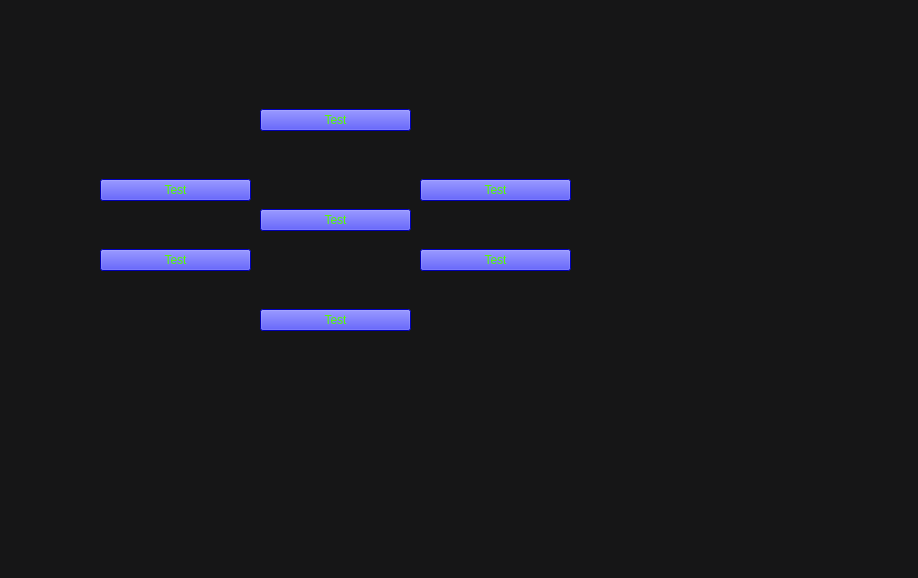
<?xml version="1.0" encoding="UTF-8"?>
<ui version="4.0">
 <class>MainWindow</class>
 <widget class="QMainWindow" name="MainWindow">
  <property name="geometry">
   <rect>
    <x>0</x>
    <y>0</y>
    <width>918</width>
    <height>578</height>
   </rect>
  </property>
  <property name="windowTitle">
   <string>LazyBoard</string>
  </property>
  <property name="autoFillBackground">
   <bool>false</bool>
  </property>
  <property name="styleSheet">
   <string notr="true">background-color: rgb(22, 22, 23)</string>
  </property>
  <widget class="QWidget" name="centralwidget">
   <widget class="QWidget" name="verticalLayoutWidget_2">
    <property name="geometry">
     <rect>
      <x>420</x>
      <y>160</y>
      <width>151</width>
      <height>61</height>
     </rect>
    </property>
    <layout class="QVBoxLayout" name="verticalLayout_2">
     <item>
      <widget class="QPushButton" name="PushButton_2">
       <property name="autoFillBackground">
        <bool>false</bool>
       </property>
       <property name="styleSheet">
        <string notr="true">color: rgb(85, 255, 0); background-color: blue;</string>
       </property>
       <property name="text">
        <string>Test</string>
       </property>
       <property name="autoDefault">
        <bool>true</bool>
       </property>
       <property name="default">
        <bool>false</bool>
       </property>
       <property name="flat">
        <bool>false</bool>
       </property>
      </widget>
     </item>
    </layout>
   </widget>
   <widget class="QWidget" name="verticalLayoutWidget_3">
    <property name="geometry">
     <rect>
      <x>420</x>
      <y>230</y>
      <width>151</width>
      <height>61</height>
     </rect>
    </property>
    <layout class="QVBoxLayout" name="verticalLayout_3">
     <item>
      <widget class="QPushButton" name="PushButton_3">
       <property name="autoFillBackground">
        <bool>false</bool>
       </property>
       <property name="styleSheet">
        <string notr="true">color: rgb(85, 255, 0); background-color: blue;</string>
       </property>
       <property name="text">
        <string>Test</string>
       </property>
       <property name="autoDefault">
        <bool>true</bool>
       </property>
       <property name="default">
        <bool>false</bool>
       </property>
       <property name="flat">
        <bool>false</bool>
       </property>
      </widget>
     </item>
    </layout>
   </widget>
   <widget class="QWidget" name="verticalLayoutWidget_4">
    <property name="geometry">
     <rect>
      <x>100</x>
      <y>160</y>
      <width>151</width>
      <height>61</height>
     </rect>
    </property>
    <layout class="QVBoxLayout" name="verticalLayout_4">
     <item>
      <widget class="QPushButton" name="PushButton_4">
       <property name="autoFillBackground">
        <bool>false</bool>
       </property>
       <property name="styleSheet">
        <string notr="true">color: rgb(85, 255, 0); background-color: blue;</string>
       </property>
       <property name="text">
        <string>Test</string>
       </property>
       <property name="autoDefault">
        <bool>true</bool>
       </property>
       <property name="default">
        <bool>false</bool>
       </property>
       <property name="flat">
        <bool>false</bool>
       </property>
      </widget>
     </item>
    </layout>
   </widget>
   <widget class="QWidget" name="verticalLayoutWidget_5">
    <property name="geometry">
     <rect>
      <x>260</x>
      <y>190</y>
      <width>151</width>
      <height>61</height>
     </rect>
    </property>
    <layout class="QVBoxLayout" name="verticalLayout_5">
     <item>
      <widget class="QPushButton" name="PushButton_5">
       <property name="autoFillBackground">
        <bool>false</bool>
       </property>
       <property name="styleSheet">
        <string notr="true">color: rgb(85, 255, 0); background-color: blue;</string>
       </property>
       <property name="text">
        <string>Test</string>
       </property>
       <property name="autoDefault">
        <bool>true</bool>
       </property>
       <property name="default">
        <bool>false</bool>
       </property>
       <property name="flat">
        <bool>false</bool>
       </property>
      </widget>
     </item>
    </layout>
   </widget>
   <widget class="QWidget" name="verticalLayoutWidget_6">
    <property name="geometry">
     <rect>
      <x>260</x>
      <y>290</y>
      <width>151</width>
      <height>61</height>
     </rect>
    </property>
    <layout class="QVBoxLayout" name="verticalLayout_6">
     <item>
      <widget class="QPushButton" name="PushButton_6">
       <property name="autoFillBackground">
        <bool>false</bool>
       </property>
       <property name="styleSheet">
        <string notr="true">color: rgb(85, 255, 0); background-color: blue;</string>
       </property>
       <property name="text">
        <string>Test</string>
       </property>
       <property name="autoDefault">
        <bool>true</bool>
       </property>
       <property name="default">
        <bool>false</bool>
       </property>
       <property name="flat">
        <bool>false</bool>
       </property>
      </widget>
     </item>
    </layout>
   </widget>
   <widget class="QWidget" name="verticalLayoutWidget_7">
    <property name="geometry">
     <rect>
      <x>100</x>
      <y>230</y>
      <width>151</width>
      <height>61</height>
     </rect>
    </property>
    <layout class="QVBoxLayout" name="verticalLayout_7">
     <item>
      <widget class="QPushButton" name="PushButton_7">
       <property name="autoFillBackground">
        <bool>false</bool>
       </property>
       <property name="styleSheet">
        <string notr="true">color: rgb(85, 255, 0); background-color: blue;</string>
       </property>
       <property name="text">
        <string>Test</string>
       </property>
       <property name="autoDefault">
        <bool>true</bool>
       </property>
       <property name="default">
        <bool>false</bool>
       </property>
       <property name="flat">
        <bool>false</bool>
       </property>
      </widget>
     </item>
    </layout>
   </widget>
   <widget class="QWidget" name="verticalLayoutWidget_8">
    <property name="geometry">
     <rect>
      <x>260</x>
      <y>90</y>
      <width>151</width>
      <height>61</height>
     </rect>
    </property>
    <layout class="QVBoxLayout" name="verticalLayout_8">
     <item>
      <widget class="QPushButton" name="PushButton_8">
       <property name="autoFillBackground">
        <bool>false</bool>
       </property>
       <property name="styleSheet">
        <string notr="true">color: rgb(85, 255, 0); background-color: blue;</string>
       </property>
       <property name="text">
        <string>Test</string>
       </property>
       <property name="autoDefault">
        <bool>true</bool>
       </property>
       <property name="default">
        <bool>false</bool>
       </property>
       <property name="flat">
        <bool>false</bool>
       </property>
      </widget>
     </item>
    </layout>
   </widget>
  </widget>
  <widget class="QMenuBar" name="menubar">
   <property name="geometry">
    <rect>
     <x>0</x>
     <y>0</y>
     <width>918</width>
     <height>21</height>
    </rect>
   </property>
  </widget>
  <widget class="QStatusBar" name="statusbar"/>
 </widget>
 <resources/>
 <connections/>
</ui>
